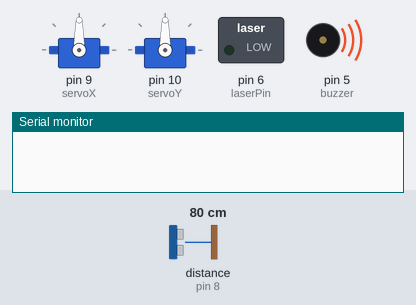
This sketch was run on a simulated Arduino Uno, built with avr-gcc and run on an emulated ATmega328P. Shown: 2 × servo, switched loads named in the sketch (green lamp = pin HIGH), buzzer (waves = sounding), the last lines printed to the serial monitor. Wiring (inferred from the names in the program): ultrasonic range finder: trigger pin 7; echo pin 8. Dashed ring = blinking. Inputs (shaded band) come from the test bench; at power-on: distance to the obstacle (sensor on pin 8) 80 cm. The echo pulse lasts 58.3 µs per cm; pins used as bus, display or sensor lines are not drawn.

Above: at 0.1 s.
1.3 s: distance to the obstacle (sensor on pin 8) set to 18 cm
At 1.63 s:
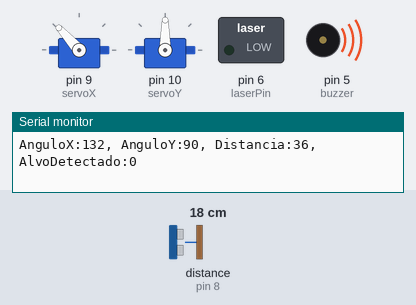
4.3 s: distance to the obstacle (sensor on pin 8) set to 2 cm
At 5.07 s:
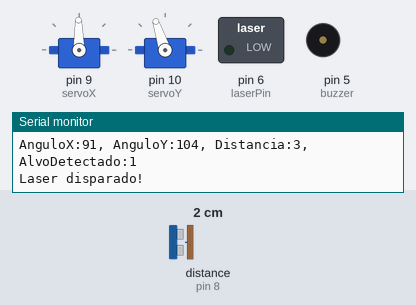
7.3 s: distance to the obstacle (sensor on pin 8) set to 35 cm
10.3 s: distance to the obstacle (sensor on pin 8) set to 27 cm
At 11.33 s:
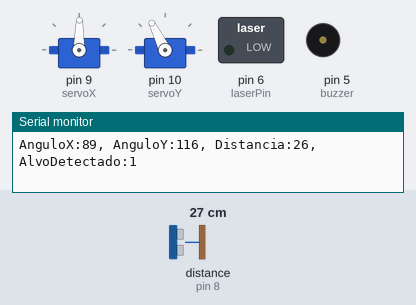
13.3 s: distance to the obstacle (sensor on pin 8) set to 60 cm
At 13.9 s:
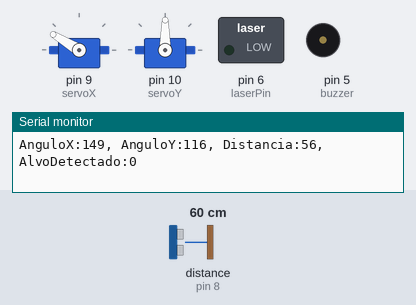
16.3 s: distance to the obstacle (sensor on pin 8) set to 4 cm
At 16.51 s:
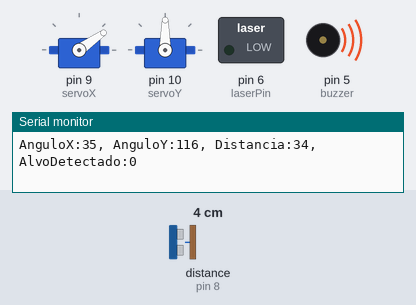
Timing chart, 0 to 20.3 s (numbered marks = the images above; inputs shaded):
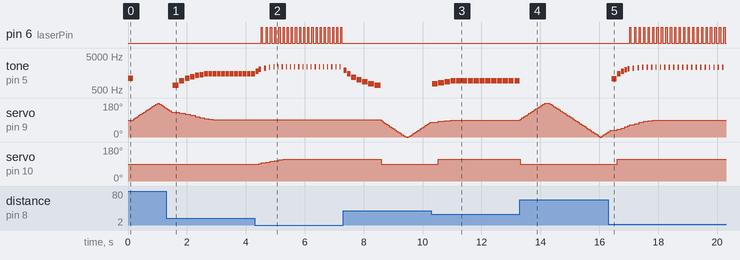

Measured:
- after the input at 1.3 s, tone on pin 5 (buzzer): plays 700 Hz for 0.20 s, 940 Hz for 0.18 s, 1120 Hz for 0.16 s, 1240 Hz for 0.15 s, 1360 Hz for 0.14 s, 1420 Hz for 0.13 s … (18 notes in this stretch), starting after 0.22 s
- after the input at 4.3 s, pin 6 (laserPin): alternates HIGH for 0.04 s and LOW for 0.10 s, starting after 0.22 s; servo on pin 10 (servoY): moves from 90° to 116° over 1.1 s, starting after 0.15 s
- after the input at 7.3 s, pin 6 (laserPin): stops changing and stays LOW; servo on pin 10 (servoY): 116° → 90° after 1.3 s
- after the input at 10.3 s, tone on pin 5 (buzzer): plays 760 Hz for 0.20 s, 820 Hz for 0.19 s, 880 Hz for 0.18 s, 940 Hz for 0.18 s, 940 Hz for 0.18 s, 940 Hz for 0.18 s … (15 notes in this stretch), starting at once; servo on pin 10 (servoY): 90° → 116° after 0.24 s
- after the input at 13.3 s, tone on pin 5 (buzzer): goes on until 13.3 s, then stays silent; servo on pin 10 (servoY): 116° → 90° at once
- after the input at 16.3 s, pin 6 (laserPin): alternates HIGH for 0.04 s and LOW for 0.11 s, starting after 0.73 s; tone on pin 5 (buzzer): plays 1060 Hz for 0.17 s, 1480 Hz for 0.13 s, 1780 Hz for 0.10 s, 1960 Hz for 0.08 s, 2080 Hz for 0.07 s, 2200 Hz for 0.06 s … (26 notes in this stretch), starting after 0.12 s

The sketch:

AA-SISTEMA-V1.1.ino
```cpp
#include <Servo.h>

/* ===== HARDWARE ===== */
Servo servoX;
Servo servoY;

/* ===== PINOS ===== */
const int trig = 7;
const int echo = 8;
const int laserPin = 6;
const int buzzer = 5;

/* ===== CONTROLE ===== */
int anguloX = 90;       // posição servo horizontal
int servoYPos = 90;     // posição servo vertical
int ultimaDist = 0;
bool alvoDetectado = false;

/* ===== CONFIGURAÇÃO ===== */
const int limiteDist = 30;   // alcance máximo do sonar (cm)
const float suavizacao = 0.7;

/* ===== RADAR ===== */
const int centroRadarX = 90;  // ponto central horizontal
const int passoMaxX = 6;      // passo máximo horizontal por ciclo
const int passoMaxY = 4;      // passo máximo vertical por ciclo
int direcaoX = 1;             // direção da patrulha horizontal

/* ===== GANHOS PROPORCIONAIS ===== */
const float kP_X = 0.5;  // ganho proporcional horizontal
const float kP_Y = 0.4;  // ganho proporcional vertical

/* ===== SENSOR ===== */
long medirDistancia(){
  long soma = 0;
  for(int i=0;i<2;i++){
    digitalWrite(trig, LOW);
    delayMicroseconds(2);
    digitalWrite(trig, HIGH);
    delayMicroseconds(10);
    digitalWrite(trig, LOW);
    long duracao = pulseIn(echo, HIGH, 20000);
    soma += duracao * 0.034 / 2;
    delay(2);
  }
  return soma / 2;
}

/* ===== BUZZER ===== */
void avisoDistancia(int dist){
  if(dist <= limiteDist){
    int freq = map(dist, limiteDist, 0, 700, 2500);
    int duracao = map(dist, limiteDist, 0, 200, 30);
    tone(buzzer, freq, duracao);
    delay(duracao);
  } else {
    noTone(buzzer);
  }
}

/* ===== SETUP ===== */
void setup(){
  servoX.attach(9);
  servoY.attach(10);
  pinMode(trig, OUTPUT);
  pinMode(echo, INPUT);
  pinMode(laserPin, OUTPUT);
  pinMode(buzzer, OUTPUT);
  digitalWrite(laserPin, LOW);
  Serial.begin(9600);
}

/* ===== LOOP ===== */
void loop(){
  // Medição do sonar
  int dist = medirDistancia();
  ultimaDist = (ultimaDist * suavizacao) + (dist * (1 - suavizacao));

  avisoDistancia(ultimaDist);

  // detectar alvo mais próximo
  if(ultimaDist > 0 && ultimaDist <= limiteDist){
    alvoDetectado = true;
  } else {
    alvoDetectado = false;
  }

  if(alvoDetectado){
    // --- TRACKING PROPORCIONAL AO SONAR ---
    // Horizontal: centralizar alvo
    int erroX = centroRadarX - anguloX;
    int movimentoX = kP_X * erroX;
    if(movimentoX > passoMaxX) movimentoX = passoMaxX;
    if(movimentoX < -passoMaxX) movimentoX = -passoMaxX;
    anguloX += movimentoX;

    // Vertical: proporcional à distância (apenas sobe se alvo mais próximo)
    int alturaAlvo = map(ultimaDist, 0, limiteDist, 120, 60);
    int erroY = alturaAlvo - servoYPos;
    if(erroY > 0){
      int movimentoY = kP_Y * erroY;
      if(movimentoY > passoMaxY) movimentoY = passoMaxY;
      servoYPos += movimentoY;
    }

    servoX.write(anguloX);
    servoY.write(servoYPos);

    // --- ATAQUE LASER ---
    if(ultimaDist <= 8){
      digitalWrite(laserPin, HIGH);
      delay(40);
      digitalWrite(laserPin, LOW);
      delay(40);
      Serial.println("Laser disparado!");
    }

  } else {
    // patrulha horizontal suave
    anguloX += passoMaxX * direcaoX;
    if(anguloX >= 180) direcaoX = -1;
    if(anguloX <= 0) direcaoX = 1;

    servoX.write(anguloX);
    servoY.write(90);
  }

  // Serial
  Serial.print("AnguloX:"); Serial.print(anguloX);
  Serial.print(", AnguloY:"); Serial.print(servoYPos);
  Serial.print(", Distancia:"); Serial.print(ultimaDist);
  Serial.print(", AlvoDetectado:"); Serial.println(alvoDetectado);

  delay(10);
}
```
